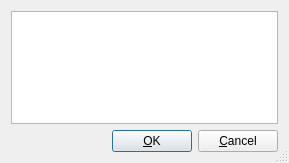
<ui version="4.0" >
 <author></author>
 <comment></comment>
 <exportmacro></exportmacro>
 <class>KisPaletteChooser</class>
 <widget class="QDialog" name="KisPaletteChooser" >
  <property name="geometry" >
   <rect>
    <x>0</x>
    <y>0</y>
    <width>289</width>
    <height>163</height>
   </rect>
  </property>
  <property name="windowTitle" >
   <string>Choose Palette</string>
  </property>
  <property name="sizeGripEnabled" >
   <bool>true</bool>
  </property>
  <layout class="QVBoxLayout" >
   <property name="margin" >
    <number>11</number>
   </property>
   <property name="spacing" >
    <number>6</number>
   </property>
   <item>
    <widget class="QListWidget" name="paletteList" />
   </item>
   <item>
    <layout class="QHBoxLayout" >
     <property name="margin" >
      <number>0</number>
     </property>
     <property name="spacing" >
      <number>6</number>
     </property>
     <item>
      <spacer>
       <property name="orientation" >
        <enum>Qt::Horizontal</enum>
       </property>
       <property name="sizeType" >
        <enum>QSizePolicy::Expanding</enum>
       </property>
       <property name="sizeHint" >
        <size>
         <width>255</width>
         <height>20</height>
        </size>
       </property>
      </spacer>
     </item>
     <item>
      <widget class="QPushButton" name="buttonOk" >
       <property name="text" >
        <string>&amp;OK</string>
       </property>
       <property name="shortcut" >
        <string/>
       </property>
       <property name="autoDefault" >
        <bool>true</bool>
       </property>
       <property name="default" >
        <bool>true</bool>
       </property>
      </widget>
     </item>
     <item>
      <widget class="QPushButton" name="buttonCancel" >
       <property name="text" >
        <string>&amp;Cancel</string>
       </property>
       <property name="shortcut" >
        <string/>
       </property>
       <property name="autoDefault" >
        <bool>true</bool>
       </property>
      </widget>
     </item>
    </layout>
   </item>
  </layout>
 </widget>
 <layoutdefault spacing="6" margin="11" />
 <pixmapfunction></pixmapfunction>
 <resources/>
 <connections>
  <connection>
   <sender>buttonOk</sender>
   <signal>clicked()</signal>
   <receiver>KisPaletteChooser</receiver>
   <slot>accept()</slot>
   <hints>
    <hint type="sourcelabel" >
     <x>157</x>
     <y>140</y>
    </hint>
    <hint type="destinationlabel" >
     <x>55</x>
     <y>131</y>
    </hint>
   </hints>
  </connection>
  <connection>
   <sender>buttonCancel</sender>
   <signal>clicked()</signal>
   <receiver>KisPaletteChooser</receiver>
   <slot>reject()</slot>
   <hints>
    <hint type="sourcelabel" >
     <x>243</x>
     <y>134</y>
    </hint>
    <hint type="destinationlabel" >
     <x>79</x>
     <y>138</y>
    </hint>
   </hints>
  </connection>
 </connections>
</ui>
